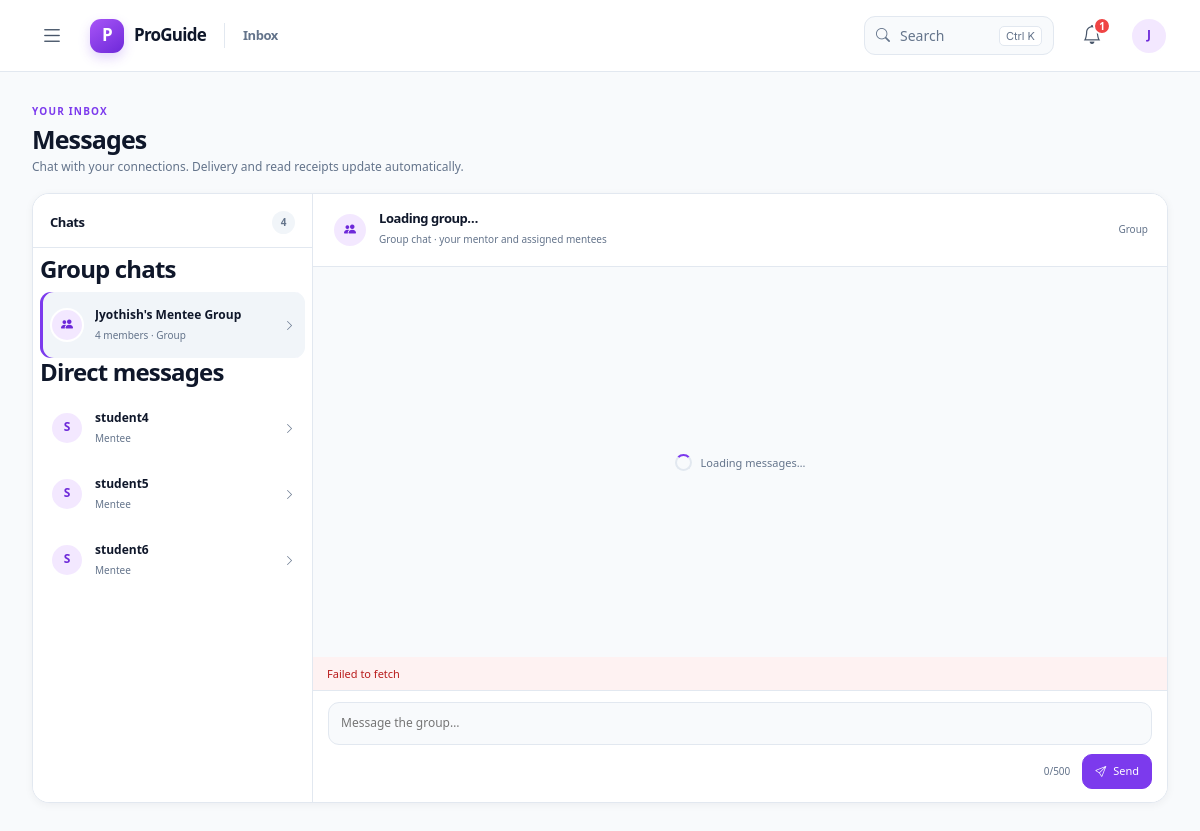
Page /messages/ (signed in) on the committed database.
### app/models.py (models this page shows, shortened)
class GroupChat(db.Model):
    __tablename__ = "group_chats"
    id = db.Column(db.Integer, primary_key=True)
    mentor_id = db.Column(db.Integer, db.ForeignKey("users.id"), nullable=False, unique=True)
    name = db.Column(db.String(120), nullable=False)
    created_at = db.Column(db.DateTime, default=datetime.utcnow)
    mentor = db.relationship("User", foreign_keys=[mentor_id])
    members = db.relationship(
        "GroupChatMember",
        back_populates="group",
        cascade="all, delete-orphan",
    )
    messages = db.relationship(
        "GroupMessage",
        back_populates="group",
        cascade="all, delete-orphan",
        order_by="GroupMessage.created_at",
    )

class User(db.Model, UserMixin):
    __tablename__ = "users"
    id = db.Column(db.Integer, primary_key=True)
    username = db.Column(db.String(80), unique=True, nullable=False)
    full_name = db.Column(db.String(120), nullable=False)
    email = db.Column(db.String(120), unique=True, nullable=True)
    password_hash = db.Column(db.String(255), nullable=False)
    role = db.Column(db.String(20), nullable=False, default="mentee")
    mentor_id = db.Column(db.Integer, db.ForeignKey("users.id"), nullable=True)
    is_active = db.Column(db.Boolean, nullable=False, default=True)
    must_change_password = db.Column(db.Boolean, nullable=False, default=False)
    created_at = db.Column(db.DateTime, default=datetime.utcnow)
    last_login_at = db.Column(db.DateTime, nullable=True)

### app/blueprints/messaging.py (the view, shortened to what this page needs)
@messaging_bp.route("/", methods=["GET", "POST"])
@login_required
def inbox():
    form = MessageForm()
    users = _allowed_recipients()
    group_chats = []
    if current_user.role == "mentor":
        group_chats = [_sync_mentor_group(current_user)]
    elif current_user.role == "mentee":
        mentor = db.session.get(User, current_user.mentor_id) if current_user.mentor_id else None
        if mentor and mentor.role == "mentor" and mentor.is_active:
            _sync_mentor_group(mentor)
        group_chats = _member_group_chats(current_user)
    selected_kind = request.args.get("kind", "group" if current_user.role == "mentor" and group_chats else "direct")
    selected_id = request.args.get("recipient_id", type=int)
    selected_group_id = request.args.get("group_id", type=int)
    if selected_id not in {user.id for user in users}:
        selected_id = users[0].id if users else None
    allowed_group_ids = {group.id for group in group_chats}
    if selected_group_id not in allowed_group_ids:
        selected_group_id = group_chats[0].id if group_chats and selected_kind == "group" else None
    if selected_kind == "group" and selected_group_id is None:
        selected_kind = "direct"
    if selected_kind == "direct" and selected_id is None and group_chats:
        selected_kind = "group"
        selected_group_id = group_chats[0].id
    return render_template(
        "shared/messages.html",
        form=form,
        users=users,
        group_chats=group_chats,
        selected_kind=selected_kind,
        selected_recipient_id=selected_id,
        selected_group_id=selected_group_id,
    )

### app/forms.py
class MessageForm(FlaskForm):
    content = TextAreaField("Message", validators=[DataRequired(), Length(min=1, max=500)])
    emergency = BooleanField("Mark as emergency")
    submit = SubmitField("Send")

### app/__init__.py (called while the page is built)
@login_manager.user_loader
def load_user(user_id):
    user = db.session.get(User, int(user_id))
    if user is None or not user.is_active:
        return None
    auth_state = db.session.get(UserAuthState, user.id)
    session_version = session.get("auth_session_version")
    if auth_state and session_version is not None and session_version != auth_state.session_version:
        return None
    if auth_state and auth_state.session_version > 1 and session_version is None:
        return None
    return user

### app/blueprints/messaging.py (called while the page is built, shortened)
def _allowed_recipients():
    today = date.today()
    if current_user.role == "admin":
        return User.query.filter(
            User.role.in_(("mentor", "mentee")),
            User.is_active.is_(True),
        ).order_by(User.full_name).all()
    if current_user.role == "mentor":
        substitute_mentee_ids = db.session.query(Substitution.mentee_id).filter(
            Substitution.substitute_mentor_id == current_user.id,
            Substitution.active.is_(True),
            Substitution.start_date <= today,
            Substitution.end_date >= today,
        )
        return User.query.filter(
            User.role == "mentee",
            User.is_active.is_(True),
            or_(User.mentor_id == current_user.id, User.id.in_(substitute_mentee_ids)),
        ).order_by(User.full_name).all()

### app/templates/shared/messages.html (shortened to what this page needs)
{% extends 'base.html' %}
{% block content %}
<section class="chat-page" id="chat-app"
         data-selected-kind="{{ selected_kind }}"
         data-selected-recipient="{{ selected_recipient_id or '' }}"
         data-selected-group="{{ selected_group_id or '' }}"
         aria-label="Messages">
    <header class="chat-page-heading">
        <div>
            <p class="eyebrow">YOUR INBOX</p>
            <h2>Messages</h2>
            <p class="muted-copy">Chat with your connections. Delivery and read receipts update automatically.</p>
        </div>
    </header>
    <div class="chat-shell">
        <aside class="chat-sidebar" aria-label="Conversations">
            <div class="chat-sidebar-heading">
                <h3>Chats</h3>
                <span>{{ users|length + group_chats|length }}</span>
            </div>
            <div class="chat-contact-list" role="list">
                {% if group_chats %}
                <section class="chat-contact-section" aria-label="Group chats">
                    <h4>Group chats</h4>
                    {% for group in group_chats %}
                    <a class="chat-contact{% if selected_kind == 'group' and group.id == selected_group_id %} is-active{% endif %}"
                       href="{{ url_for('messaging.inbox', kind='group', group_id=group.id) }}"
                       data-chat-group="{{ group.id }}"
                       aria-label="{{ group.name }} (group chat)"
                       aria-current="{{ 'page' if selected_kind == 'group' and group.id == selected_group_id else 'false' }}">
                        <span class="avatar avatar-small group-avatar" aria-hidden="true"><i class="bi bi-people-fill"></i></span>
                        <span class="chat-contact-copy">
                            <strong>{{ group.name }}</strong>
                            <small>{{ group.members|length }} members · Group</small>
                        </span>
                        <i class="bi bi-chevron-right" aria-hidden="true"></i>
                    </a>
                    {% endfor %}
                </section>
                {% endif %}
                {% if users %}
                <section class="chat-contact-section" aria-label="Direct messages">
                    <h4>Direct messages</h4>
                {% for user in users %}
                <a class="chat-contact{% if selected_kind == 'direct' and user.id == selected_recipient_id %} is-active{% endif %}"
                   href="{{ url_for('messaging.inbox', kind='direct', recipient_id=user.id) }}"
                   data-chat-contact="{{ user.id }}"
                   aria-label="{{ user.full_name }} ({{ user.role }})"
                   aria-current="{{ 'page' if selected_kind == 'direct' and user.id == selected_recipient_id else 'false' }}">
                    <span class="avatar avatar-small" aria-hidden="true">{{ user.full_name[:1]|upper }}</span>
                    <span class="chat-contact-copy">
                        <strong>{{ user.full_name }}</strong>
                        <small>{{ user.role|title }}</small>
                    </span>
                    <i class="bi bi-chevron-right" aria-hidden="true"></i>
                </a>
                {% endfor %}
                </section>
                {% endif %}
            </div>
        </aside>
        <section class="chat-conversation" aria-label="Selected conversation">
            {% if selected_kind == 'group' and selected_group_id %}
            <header class="chat-conversation-header">
                <span class="avatar group-avatar" aria-hidden="true"><i class="bi bi-people-fill"></i></span>
                <div>
                    <h3 id="chat-recipient-name">Loading group…</h3>
                    <span class="chat-presence" id="chat-group-members">Group chat · your mentor and assigned mentees</span>
                </div>
                <span class="chat-encryption"> Group</span>
            </header>
            <div class="chat-message-list" id="chat-messages" role="log" aria-live="polite" aria-relevant="additions text" aria-label="Group conversation messages">
                <div class="chat-loading" role="status"><span class="chat-spinner" aria-hidden="true"></span>Loading messages…</div>
            </div>
            <div class="chat-error" id="chat-error" role="alert" hidden></div>
            <form class="chat-composer" id="chat-form">
                <textarea id="chat-content" name="content" rows="1" maxlength="500" placeholder="Message the group…" required></textarea>
                <div class="chat-composer-footer">
                    <small><span id="chat-char-count">0</span>/500</small>
                    <button class="btn btn-primary" type="submit" id="chat-send"><i class="bi bi-send" aria-hidden="true"></i> Send</button>
                </div>
            </form>
            {% else %}
            <div class="chat-no-selection">
                <span class="empty-illustration"><i class="bi bi-chat-square-text" aria-hidden="true"></i></span>
                <h3>Choose a chat</h3>
                <p>Select a direct conversation or your mentor group to start messaging.</p>
            </div>
            {% endif %}
        </section>
    </div>
</section>
{% endblock %}

### rows in the picture
GroupChat: name "Jyothish's Mentee Group", members|length "4"
User: full_name "S", full_name "student4", role "Mentee"
User: full_name "S", full_name "student5", role "Mentee"
User: full_name "S", full_name "student6", role "Mentee"

### other values in the picture
{{ page_title }} "Inbox"
{{ unread_count }} "1"
{{ users|length + group_chats|length }} "4"
